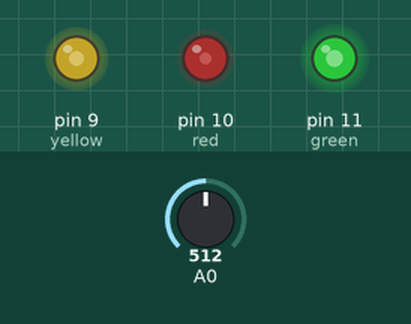
A sketch run on a simulated Arduino Uno, built with avr-gcc and run on an emulated ATmega328P. Parts: output pins drawn as LEDs (lit = HIGH). Inputs (shaded band) come from the test bench; at power-on: A0 = 512. What the sketch prints to the serial monitor is not drawn.

Above: at 1.2 s.
1.3 s: A0 set to 1023
At 2.27 s:
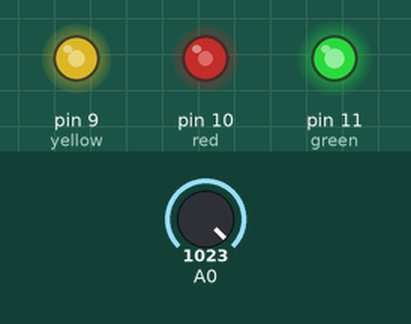
4.3 s: A0 set to 0
At 4.71 s:
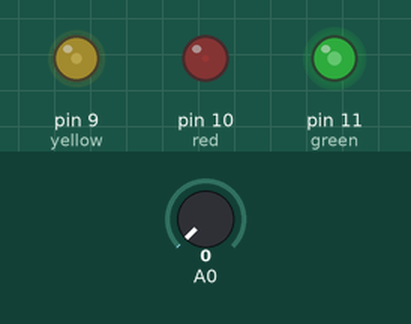
Timing chart, 0 to 29.5 s (numbered marks = the images above; inputs shaded):
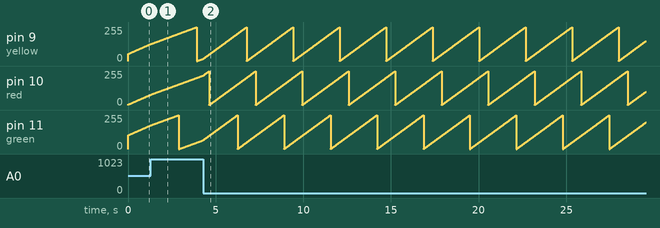

Measured:
- by itself, pin 9 (yellow), pin 10 (red), pin 11 (green): ramps from 0/255 to 254/255 and jumps back, once every 2.7 s

The sketch:

Fortnite.ino
```cpp
int red=10;
int yellow=9;
int green=11;
float timer1 = 0;
float timer2 = 50;
float timer3 = 100;
void setup() {
  Serial.begin(9600);
  pinMode(red, OUTPUT);
  pinMode(yellow, OUTPUT);
  pinMode(green, OUTPUT);
}

void loop() {
  Serial.println(analogRead(0));
 if (timer1 >= 255) {timer1 = 0;}
 if (timer2 >= 255) {timer2 = 0;}
 if (timer3 >= 255) {timer3 = 0;}
analogWrite(red,timer1);
analogWrite(yellow, timer2);
analogWrite(green, timer3);
 timer1+= .3;
 timer2+= .3;
 timer3+= .3;
}
```
